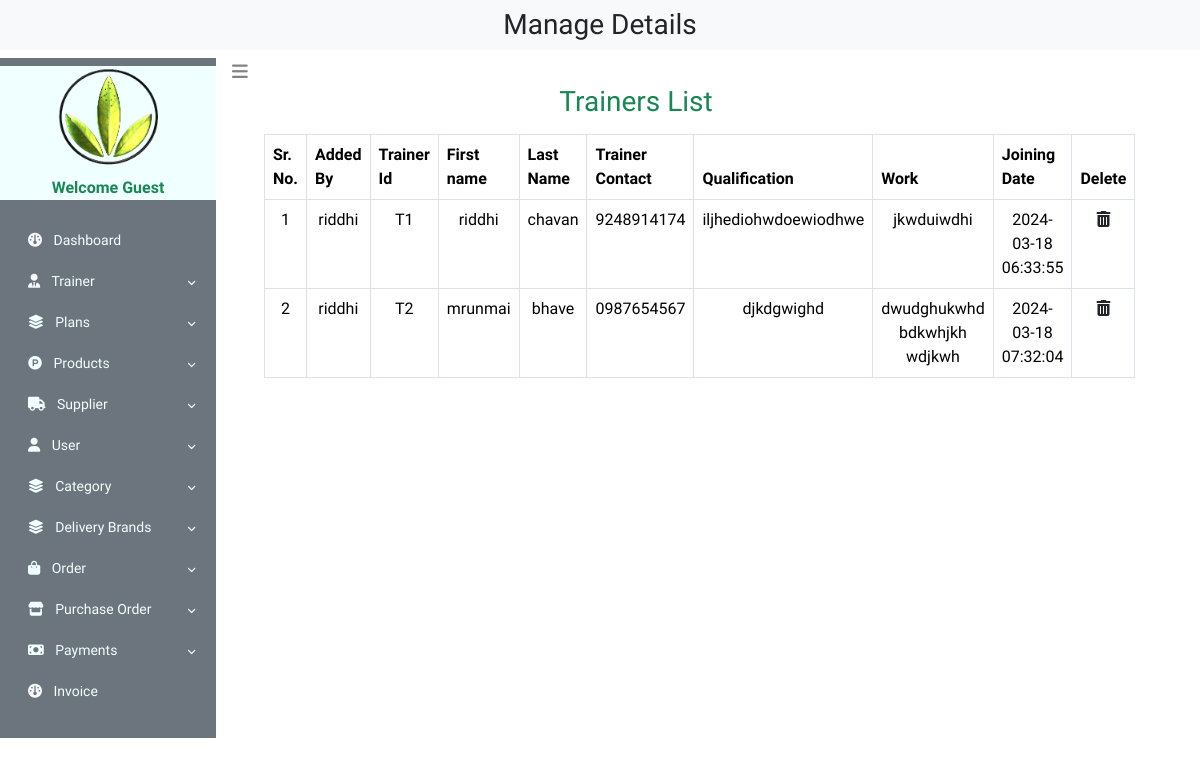
The page /admin_home.php?trainers_list on the database its author committed.
### tables this page shows
CREATE TABLE `trainer_details` (
  `trainer_id` varchar(255) NOT NULL,
  `admin_id` int(11) NOT NULL,
  `trainer_fname` varchar(255) NOT NULL,
  `trainer_lname` varchar(255) NOT NULL,
  `trainer_contact` varchar(20) NOT NULL,
  `trainer_qual` varchar(255) NOT NULL,
  `trainer_work` varchar(255) NOT NULL,
  `join_date` timestamp NOT NULL DEFAULT current_timestamp() ON UPDATE current_timestamp()
);

CREATE TABLE `admin_signup` (
  `admin_id` int(11) NOT NULL,
  `username` varchar(255) NOT NULL,
  `email` varchar(100) NOT NULL,
  `password` varchar(100) NOT NULL
);

### trainers_list.php (the view, shortened to what this page needs)
<?php
$servername = "localhost";
$username = "root";
$password = "";
$dbname = "life";
$conn = new mysqli($servername, $username, $password, $dbname);
?>
<!DOCTYPE html>
<html lang="en">
<head>
    <link rel="stylesheet" href="https://pro.fontawesome.com/releases/v5.10.0/css/all.css"/>
    <link rel="stylesheet" href="https://cdnjs.cloudflare.com/ajax/libs/font-awesome/6.5.1/css/all.min.css" />
    <link rel="stylesheet" href="profile.css">
    <link href="https://cdn.jsdelivr.net/npm/bootstrap@5.3.3/dist/css/bootstrap.min.css" rel="stylesheet">
</head>
<body>
                <?php
                    $get_trainers = "SELECT * FROM `trainer_details`";
                    $result_trainers = $conn->query($get_trainers);
                    $sr_no = 0;
                    if($result_trainers->num_rows>0)
                    {
                        echo "<h3 class='text-success text-center mb-2'>Trainers List</h3>
                        <table class='table table-bordered mt-3 mx-5'>
                            <thead>
                                <tr>
                                    <th>Sr. No.</th>
                                    <th>Added By</th>
                                    <th>Trainer Id</th>
                                    <th>First name</th>
                                    <th>Last Name</th>
                                    <th>Trainer Contact</th>
                                    <th>Qualification</th>
                                    <th>Work</th>
                                    <th>Joining Date</th>
                                    <th>Delete</th>
                                </tr>
                                <tbody>";
                        while($row=mysqli_fetch_assoc($result_trainers))
                        {
                            $trainer_id = $row['trainer_id'];
                            $admin_id = $row['admin_id'];
                            $trainer_fname = $row['trainer_fname'];
                            $trainer_lname = $row['trainer_lname'];
                            $trainer_contact = $row['trainer_contact'];
                            $trainer_qual = $row['trainer_qual'];
                            $trainer_work = $row['trainer_work'];
                            $join_date = $row['join_date'];
                            $sr_no++;
                            ?>
                            <tr class='text-center'>
                            <td><?php echo $sr_no?></td>
                            <td><?php
                                $get_name = "SELECT * FROM `admin_signup` WHERE `admin_id` = '$admin_id'";
                                $result_name = $conn->query($get_name);
                                if($result_name)
                                {
                                    $row_name = $result_name->fetch_assoc();
                                    echo $row_name['username'];
                                }
                            ?></td>
                            <td><?php echo $trainer_id?></td>
                            <td><?php echo $trainer_fname?></td>
                            <td><?php echo $trainer_lname?></td>
                            <td><?php echo $trainer_contact?></td>
                            <td><?php echo $trainer_qual?></td>
                            <td><?php echo $trainer_work?></td>
                            <td><?php echo $join_date?></td>
                            <td><a href='admin_home.php?trash_trainer=<?php echo $trainer_id;?>'><i class='fa-solid fa-trash-can text-dark'></i></a></td>
                        </tr>
                        <?php
                        }
                    }
                    else
                    {
                        echo "<h3 class='text-center text-danger'>No Trainers yet</h3>";
                    }
                ?>
            </tbody>
        </thead>
    </table>
</body>
</html>

### profile.css (style rules this page uses)
body { font-family: 'Spartan',sans-serif; margin: 0; padding: 0; }

### admin_home.php (style rules this page uses)
body { font-family: 'Spartan',sans-serif; margin: 0; padding: 0; }

### trainers_list.php (style rules this page uses)
body { font-family: 'Spartan',sans-serif; margin: 0; padding: 0; }

### rows shown on the page
trainer_details: admin.username "riddhi", trainer_id "T1", trainer_fname "riddhi", trainer_lname "chavan", trainer_contact "9248914174", trainer_qual "iljhediohwdoewiodhwe", trainer_work "jkwduiwdhi", join_date "2024-03-18 06:33:55"
trainer_details: admin.username "riddhi", trainer_id "T2", trainer_fname "mrunmai", trainer_lname "bhave", trainer_contact "0987654567", trainer_qual "djkdgwighd", trainer_work "dwudghukwhd bdkwhjkh wdjkwh", join_date "2024-03-18 07:32:04"
